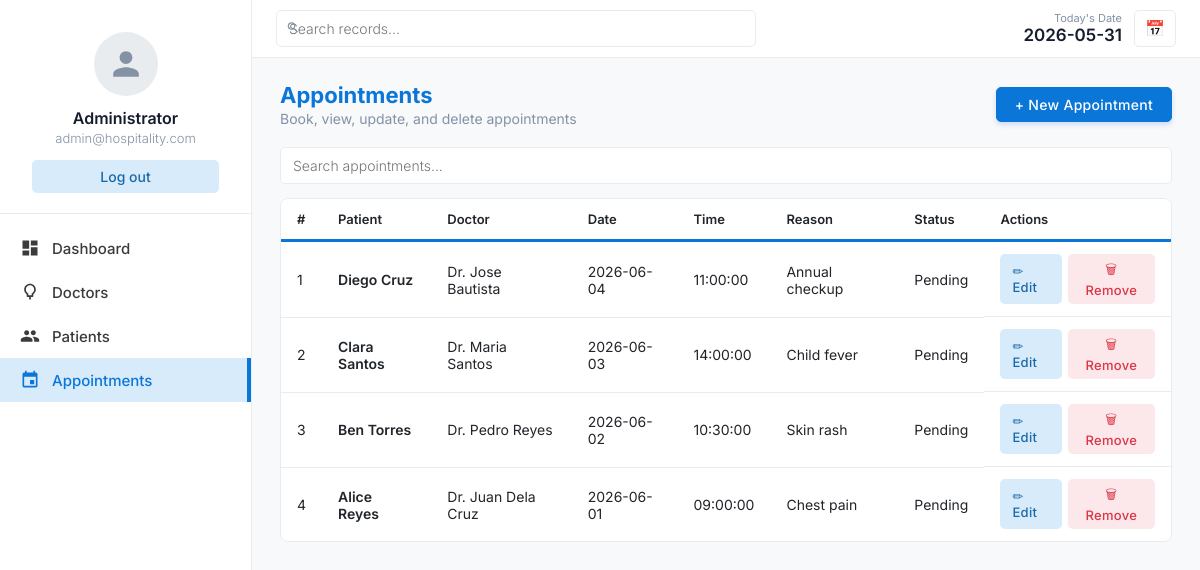
The app's page /appointments/index.php with its own data.
### tables this page shows
CREATE TABLE appointmenttb (
    id       INT(11)           NOT NULL AUTO_INCREMENT,
    pid      INT(11)           NOT NULL,
    did      INT(11)           NOT NULL,
    apdate   DATE              NOT NULL,
    aptime   TIME              NOT NULL,
    reason   TEXT              DEFAULT NULL,
    status   ENUM('Pending')   NOT NULL DEFAULT 'Pending',

    PRIMARY KEY (id),
    FOREIGN KEY (pid) REFERENCES patreg(id) ON DELETE CASCADE,
    FOREIGN KEY (did) REFERENCES doctb(id)  ON DELETE CASCADE
);

CREATE TABLE patreg (
    id         INT(11)                          NOT NULL AUTO_INCREMENT,
    fname      VARCHAR(50)                      NOT NULL,
    lname      VARCHAR(50)                      NOT NULL,
    email      VARCHAR(100)                     NOT NULL,
    password   VARCHAR(255)                     NOT NULL DEFAULT '',   
    contact    VARCHAR(15)                      NOT NULL,
    gender     ENUM('Male', 'Female', 'Other')  NOT NULL DEFAULT 'Other',
    created_at DATETIME                         NOT NULL DEFAULT CURRENT_TIMESTAMP,
    PRIMARY KEY (id)
);

CREATE TABLE doctb (
    id         INT(11)       NOT NULL AUTO_INCREMENT,
    name       VARCHAR(100)  NOT NULL,
    email      VARCHAR(100)  NOT NULL,
    password   VARCHAR(255)  NOT NULL DEFAULT '',   
    spec_id    INT(11)       NOT NULL,
    docFees    DECIMAL(10,2) NOT NULL DEFAULT 0.00,
    created_at DATETIME      NOT NULL DEFAULT CURRENT_TIMESTAMP,
    PRIMARY KEY (id),
    FOREIGN KEY (spec_id) REFERENCES specialtb(id) ON DELETE RESTRICT
);

### src/appointments/index.php (the view, shortened to what this page needs)
<?php
require_once "../includes/db.php";
$sql = "SELECT
            appointmenttb.id,
            appointmenttb.apdate,
            appointmenttb.aptime,
            appointmenttb.reason,
            appointmenttb.status,
            patreg.fname AS patient_fname,
            patreg.lname AS patient_lname,
            doctb.name   AS doctor_name
        FROM appointmenttb
        LEFT JOIN patreg ON appointmenttb.pid = patreg.id
        LEFT JOIN doctb  ON appointmenttb.did = doctb.id
        ORDER BY appointmenttb.apdate DESC";
$result = mysqli_query($conn, $sql);
?>
<?php require_once "../includes/header.php"; ?>
<div class="page-header">
    <div>
        <div class="page-title">Appointments</div>
        <div class="page-subtitle">Book, view, update, and delete appointments</div>
    </div>
    <a href="create.php" class="btn btn-primary">+ New Appointment</a>
</div>
<div class="search-bar">
    <input type="text" id="searchInput" onkeyup="searchTable()" placeholder="Search appointments...">
</div>
<div class="table-wrapper">
    <table>
        <thead>
            <tr>
                <th>#</th>
                <th>Patient</th>
                <th>Doctor</th>
                <th>Date</th>
                <th>Time</th>
                <th>Reason</th>
                <th>Status</th>
                <th>Actions</th>
            </tr>
        </thead>
        <tbody>
        <?php
        if (mysqli_num_rows($result) == 0) {
            echo "<tr><td colspan='8' style='text-align:center;padding:32px;color:#8492a6;'>No appointments found. Click '+ New Appointment' to add one.</td></tr>";
        } else {
            $counter = 1;
            while ($row = mysqli_fetch_assoc($result)) {
                echo "<tr>";
                echo "<td>" . $counter . "</td>";
                echo "<td style='font-weight:600;'>" . htmlspecialchars($row['patient_fname'] . " " . $row['patient_lname']) . "</td>";
                echo "<td>" . htmlspecialchars($row['doctor_name']) . "</td>";
                echo "<td>" . $row['apdate'] . "</td>";
                echo "<td>" . $row['aptime'] . "</td>";
                echo "<td>" . htmlspecialchars($row['reason']) . "</td>";
                echo "<td>" . htmlspecialchars($row['status']) . "</td>";
                echo "<td style='display:flex;gap:6px;'>";
                echo "<a href='edit.php?id=" . $row['id'] . "' class='btn btn-soft btn-sm'>✏ Edit</a>";
                echo "<button class='btn btn-danger-soft btn-sm' onclick='openConfirm(\"delete.php?id=" . $row['id'] . "\")'>🗑 Remove</button>";
                echo "</td>";
                echo "</tr>";
                $counter++;
            }
        }
        ?>
        </tbody>
    </table>
</div>
<?php require_once "../includes/footer.php"; ?>

### src/includes/header.php (shortened to what this page needs)
<!DOCTYPE html>
<html lang="en">
<head>
    <link rel="stylesheet" href="../css/style.css">
</head>
<body>
<aside class="sidebar">
    <div class="profile-section">
        <div class="profile-avatar">
            <svg xmlns="http://www.w3.org/2000/svg" width="32" height="32" fill="#8492a6" viewBox="0 0 24 24"><path d="M12 12c2.7 0 4.8-2.1 4.8-4.8S14.7 2.4 12 2.4 7.2 4.5 7.2 7.2 9.3 12 12 12zm0 2.4c-3.2 0-9.6 1.6-9.6 4.8v2.4h19.2v-2.4c0-3.2-6.4-4.8-9.6-4.8z"/></svg>
        </div>
        <p class="profile-name">Administrator</p>
        <p class="profile-email">admin@hospitality.com</p>
        <a href="../index.php" class="btn-logout">Log out</a>
    </div>
    <nav class="sidebar-nav">
        <a href="../index.php" class="nav-item <?php echo (basename(dirname($_SERVER['PHP_SELF'])) === 'src' || basename($_SERVER['PHP_SELF']) === 'index.php' && basename(dirname($_SERVER['PHP_SELF'])) !== 'appointments' && basename(dirname($_SERVER['PHP_SELF'])) !== 'doctors' && basename(dirname($_SERVER['PHP_SELF'])) !== 'patients') ? 'active' : ''; ?>">
            <span class="nav-icon">
                <svg xmlns="http://www.w3.org/2000/svg" width="20" height="20" fill="currentColor" viewBox="0 0 24 24"><path d="M3 13h8V3H3v10zm0 8h8v-6H3v6zm10 0h8V11h-8v10zm0-18v6h8V3h-8z"/></svg>
            </span>
            Dashboard
        </a>
        <a href="../doctors/index.php" class="nav-item <?php echo (basename(dirname($_SERVER['PHP_SELF'])) === 'doctors') ? 'active' : ''; ?>">
            <span class="nav-icon">
            </span>
            Doctors
        </a>
        <a href="../patients/index.php" class="nav-item <?php echo (basename(dirname($_SERVER['PHP_SELF'])) === 'patients') ? 'active' : ''; ?>">
            <span class="nav-icon">
            </span>
            Patients
        </a>
        <a href="../appointments/index.php" class="nav-item <?php echo (basename(dirname($_SERVER['PHP_SELF'])) === 'appointments') ? 'active' : ''; ?>">
            <span class="nav-icon">
                <svg xmlns="http://www.w3.org/2000/svg" width="20" height="20" fill="currentColor" viewBox="0 0 24 24"><path d="M17 12h-5v5h5v-5zM16 1v2H8V1H6v2H5c-1.11 0-1.99.9-1.99 2L3 19c0 1.1.89 2 2 2h14c1.1 0 2-.9 2-2V5c0-1.1-.9-2-2-2h-1V1h-2zm3 18H5V8h14v11z"/></svg>
            </span>
            Appointments
        </a>
    </nav>
</aside>
<div class="main-content">
    <div class="topbar">
        <div class="topbar-search">
            <span class="topbar-search-icon">
            </span>
            <input type="text" id="topSearchInput" onkeyup="searchTable()" placeholder="Search records...">
        </div>
        <div class="topbar-date">
            <div class="date-label">Today's Date</div>
            <div class="date-value"><?php echo date('Y-m-d'); ?></div>
        </div>
        <button class="topbar-cal-btn">📅</button>
    </div>
    <div class="page-body">

### src/includes/footer.php (shortened to what this page needs)
    </div>
</div>
</body>
</html>

### records on screen
appointmenttb: pid.lname "Diego Cruz", did.name "Dr. Jose Bautista", apdate "2026-06-04", aptime "11:00:00", reason "Annual checkup", status "Pending"
appointmenttb: pid.lname "Clara Santos", did.name "Dr. Maria Santos", apdate "2026-06-03", aptime "14:00:00", reason "Child fever", status "Pending"
appointmenttb: pid.lname "Ben Torres", did.name "Dr. Pedro Reyes", apdate "2026-06-02", aptime "10:30:00", reason "Skin rash", status "Pending"
appointmenttb: pid.lname "Alice Reyes", did.name "Dr. Juan Dela Cruz", apdate "2026-06-01", aptime "09:00:00", reason "Chest pain", status "Pending"
